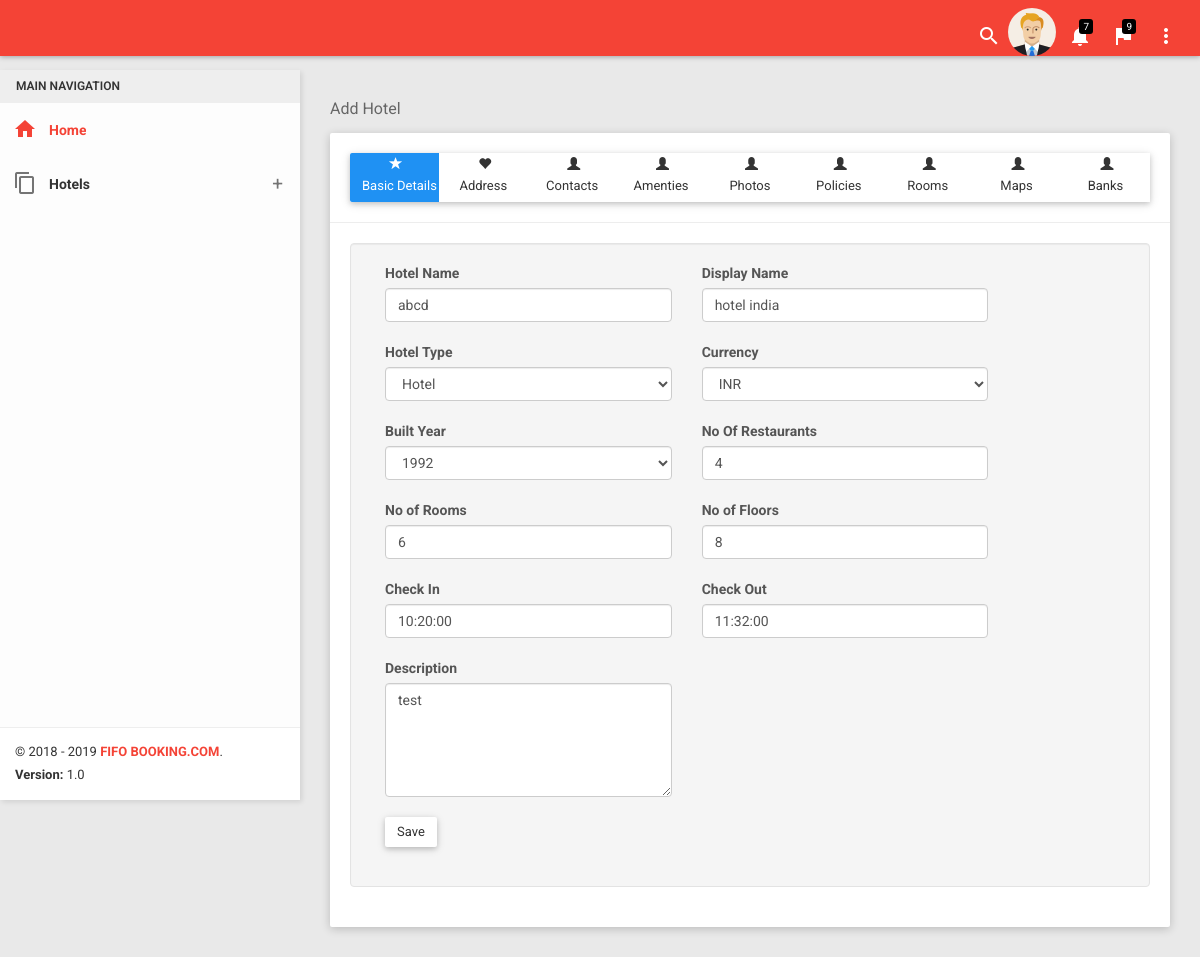
Page /hotel/manage/1 on the committed database.
### tables this page shows
CREATE TABLE `fifo_hotels` (
  `id` int(11) NOT NULL,
  `name` varchar(100) NOT NULL,
  `display_name` varchar(50) NOT NULL,
  `description` text NOT NULL,
  `status` tinyint(1) NOT NULL DEFAULT '0',
  `user_id` int(11) NOT NULL,
  `check_in` time NOT NULL,
  `check_out` time NOT NULL,
  `currency` int(11) NOT NULL,
  `type` int(11) NOT NULL,
  `created_at` datetime NOT NULL,
  `updated_at` datetime NOT NULL
);

CREATE TABLE `fifo_hotel_details` (
  `id` int(11) NOT NULL,
  `hotel_id` int(11) NOT NULL,
  `address1` varchar(200) NOT NULL,
  `address2` varchar(200) NOT NULL,
  `city` varchar(50) NOT NULL,
  `state` int(10) NOT NULL,
  `country` int(11) NOT NULL,
  `postal_code` int(11) NOT NULL,
  `rating` int(11) DEFAULT NULL,
  `no_of_floors` int(11) DEFAULT NULL,
  `no_of_hotels` int(11) DEFAULT NULL,
  `no_of_rooms` smallint(6) NOT NULL,
  `latitude` double DEFAULT NULL,
  `longitude` double DEFAULT NULL,
  `policies` text NOT NULL,
  `website` varchar(50) NOT NULL,
  `near_by_location` varchar(100) NOT NULL,
  `map_address` varchar(100) NOT NULL,
  `built_year` smallint(6) NOT NULL,
  `image_path` json DEFAULT NULL,
  `created_at` datetime DEFAULT NULL,
  `updated_at` datetime DEFAULT NULL
);

### application/controllers/Hotel.php (called while the page is built, shortened)
<?php
class Hotel extends CI_Controller {
    public function __construct()
    {
        $this->load->library('form_validation');
        $this->load->model('hotel_model');
        $this->load->model('master_model');
    }
    public function manage($hotelId = '')
    {
        $hotelSession = $this->session->userdata('session_hotel');
        $hotelId = !empty($hotelSession) ? $hotelSession->id : $hotelId;
        $data['countries'] = $this->master_model->getCountryList();
        $data['currencies'] = $this->master_model->getCurrencyList();
        $data['hotel_type'] = $this->master_model->getHotelCategoryList();
        if(!empty($hotelId)) {
            $data['amenties'] = $this->hotel_model->getHotelAmentiesList($hotelId);
            $data['hotel'] = $this->hotel_model->getHotelDetails($hotelId);
            $data['hotel_contacts'] = $this->hotel_model->getHotelContacts($hotelId);
            $data['hotel_rooms'] = $this->hotel_model->getHotelRooms($hotelId);
            $data['hotel_policies'] = $this->hotel_model->getHotelPolicies($hotelId);
            $data['hotel_banks'] = $this->hotel_model->getHotelBanks($hotelId);
        }
        $this->load->view('hotel_admin/manage_hotel', $data);
    }
}

### index.php (called while the page is built, shortened)
<?php
require_once BASEPATH.'core/CodeIgniter.php';

### application/models/Hotel_model.php (called while the page is built, shortened)
<?php if ( ! defined('BASEPATH')) exit('No direct script access allowed');
class Hotel_model extends CI_Model
{
    public function getHotelDetails($hotelId)
    {
        return $this->db
            ->select('fifo_hotels.*,fifo_hotel_details.id as detail_id,fifo_hotel_details.*,fifo_states.name as state_name,
            fifo_countries.name as country',false)
            ->from('fifo_hotels')
            ->join('fifo_hotel_details','fifo_hotels.id = fifo_hotel_details.hotel_id','left')
            ->join('fifo_states','fifo_states.id = fifo_hotel_details.state','left')
            ->join('fifo_countries','fifo_countries.id = fifo_hotel_details.country','left')
            ->join('fifo_hotel_contacts','fifo_hotels.id = fifo_hotel_contacts.hotel_id','left')
            ->where('fifo_hotels.id', $hotelId)
            ->get()
            ->row_array();
    }
}

### application/models/Master_model.php (called while the page is built, shortened)
<?php if ( ! defined('BASEPATH')) exit('No direct script access allowed');
class Master_model extends CI_Model
{
    public function getHotelCategoryList($keyword = '')
    {
        $query = $this->db->select('id,name as label')
            ->from('fifo_hotel_categories');
        return  $query->get()->result_array();
    }
    public function getCurrencyList()
    {
        $query = $this->db->select('id,code')
            ->from('fifo_currencies');
        return  $query->get()->result_array();
    }
}

### application/views/hotel_admin/includes/basic_details.php (the view, shortened to what this page needs)
<form id="basic_hotel_form">
<div class=" col-xs-10 col-sm-5 col-md-5 col-lg-5 form-ele">
    <label for="">Hotel Name</label>
    <input type="text" class="form-control validate_field" value="<?php echo !empty($hotel)? $hotel['name'] : '';?>" required id="name" name="basic[name]" placeholder="Enter Hotel Name">
</div>
<div class="col-xs-10 col-sm-5 col-md-5 col-lg-5 form-ele">
    <label for="">Display Name</label>
    <input type="text" class="form-control validate_field" value="<?php echo !empty($hotel)? $hotel['display_name'] : '';?>" required id="display_name" name="basic[display_name]"  placeholder="Enter Display Name">
</div>
<div class="col-xs-10 col-sm-5 col-md-5 col-lg-5 form-ele">
    <label for="">Hotel Type</label>
  <select class="form-control validate_field" required id="type" name="basic[type]" >
    <?php
    $type = !empty($hotel)? $hotel['type'] : '';
    foreach($hotel_type as $hotels) {
      $selected = ($type == $hotels['id']) ? 'selected' : '';
      echo "<option value=".$hotels['id']." $selected>".$hotels['label']."</option>";
    }
    ?>
  </select>
</div>
  <div class="col-xs-10 col-sm-5 col-md-5 col-lg-5 form-ele">
    <label for="">Currency</label>
    <select class="form-control validate_field" required id="type" name="basic[currency]" >
        <?php
        $type = !empty($hotel)? $hotel['currency'] : '';
        foreach($currencies as $currency) {
            $selected = ($type == $currency['id']) ? 'selected' : '';
            echo "<option value=".$currency['id']." $selected>".$currency['code']."</option>";
        }
        ?>
    </select>
  </div>
<div class="col-xs-10 col-sm-5 col-md-5 col-lg-5 form-ele">
  <label for="">Built Year</label>
  <select class="form-control validate_field" id="built_year" value="<?php echo !empty($hotel)? $hotel['built_year'] : '';?>" required name="detail[built_year]">
    <?php
    $built_year = !empty($hotel)? $hotel['built_year'] : '';
    $currentYear = date('Y');
    for($year=1980;$year<=$currentYear;$year++) {
      $selected = ($year == $built_year) ? 'selected' : '';
      echo "<option value=".$year." $selected>$year</option>";
    }
    ?>
  </select>
</div>
<div class="col-xs-10 col-sm-5 col-md-5 col-lg-5 form-ele">
  <label for="">No Of Restaurants</label>
  <input type="text" class="form-control validate_field" value="<?php echo !empty($hotel)? $hotel['no_of_hotels'] : '';?>" id="no_of_hotels" name="detail[no_of_hotels]" placeholder="Enter No Of Restaurants" required>
</div>
<div class="col-xs-10 col-sm-5 col-md-5 col-lg-5 form-ele">
  <label for="">No of Rooms</label>
  <input type="text" class="form-control validate_field" value="<?php echo !empty($hotel)? $hotel['no_of_rooms'] : '';?>" id="no_of_rooms" name="detail[no_of_rooms]" placeholder="Enter No of Rooms" required>
</div>
<div class="col-xs-10 col-sm-5 col-md-5 col-lg-5 form-ele">
  <label for="">No of Floors</label>
  <input type="text" class="form-control validate_field" value="<?php echo !empty($hotel)? $hotel['no_of_floors'] : '';?>" id="no_of_floors" name="detail[no_of_floors]" placeholder="Enter No of Floors" required>
</div>
<div class="col-xs-10 col-sm-5 col-md-5 col-lg-5 form-ele">
  <label for="">Check In</label>
  <input type="text" class="form-control validate_field" value="<?php echo !empty($hotel)? $hotel['check_in'] : '';?>" id="check_in" placeholder="Enter CheckIn" name="basic[check_in]" required>
</div>
<div class="col-xs-10 col-sm-5 col-md-5 col-lg-5 form-ele">
  <label for="">Check Out</label>
  <input type="text" class="form-control validate_field" value="<?php echo !empty($hotel)? $hotel['check_out'] : '';?>" id="check_out" placeholder="Exter Check Out" name="basic[check_out]" required>
</div>
<div class="col-xs-10 col-sm-5 col-md-5 col-lg-5 form-ele">
  <label for="">Description</label>
  <textarea class="form-control validate_field" id="textarea" cols="5" rows="5" name="basic[description]" required><?php echo !empty($hotel)? $hotel['description'] : '';?></textarea>
</div>
<div class="clearfix"></div>
<div class="col-xs-10 col-sm-5 col-md-5 col-lg-5 form-ele">
    <button type="button" class="btn btn-default" id="basic_submit">Save</button>
</div>
<div class="clearfix"></div>
</form>

### rows in the picture
fifo_hotels: name "abcd", display_name "hotel india", built_year "1992", no_of_hotels "4", no_of_rooms "6", no_of_floors "8", check_in "10:20:00", check_out "11:32:00", description "test"

### other values in the picture
form field value "Hotel"
form field value "INR"
